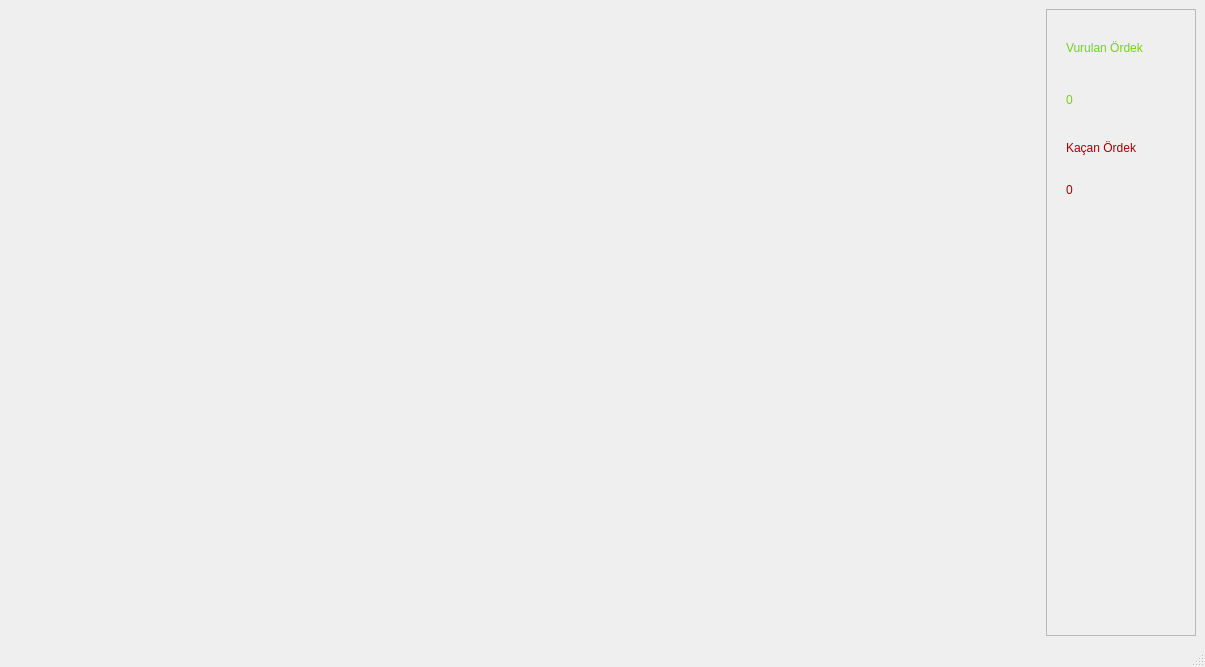
<?xml version="1.0" encoding="UTF-8"?>
<ui version="4.0">
 <class>MainWindow</class>
 <widget class="QMainWindow" name="MainWindow">
  <property name="geometry">
   <rect>
    <x>0</x>
    <y>0</y>
    <width>1205</width>
    <height>667</height>
   </rect>
  </property>
  <property name="windowTitle">
   <string>MainWindow</string>
  </property>
  <widget class="QWidget" name="centralwidget">
   <layout class="QHBoxLayout" name="horizontalLayout">
    <item>
     <widget class="QLabel" name="label">
      <property name="text">
       <string/>
      </property>
      <property name="pixmap">
       <pixmap resource="Images/resimler.qrc">:/res/arkaPlan.png</pixmap>
      </property>
      <property name="scaledContents">
       <bool>true</bool>
      </property>
     </widget>
    </item>
    <item>
     <widget class="QFrame" name="frame">
      <property name="minimumSize">
       <size>
        <width>150</width>
        <height>0</height>
       </size>
      </property>
      <property name="maximumSize">
       <size>
        <width>150</width>
        <height>16777215</height>
       </size>
      </property>
      <property name="frameShape">
       <enum>QFrame::StyledPanel</enum>
      </property>
      <property name="frameShadow">
       <enum>QFrame::Raised</enum>
      </property>
      <widget class="QLabel" name="label_2">
       <property name="geometry">
        <rect>
         <x>20</x>
         <y>30</y>
         <width>111</width>
         <height>17</height>
        </rect>
       </property>
       <property name="styleSheet">
        <string notr="true">color: rgb(115, 210, 22);
font: 75 14pt &quot;Ubuntu Condensed&quot;;</string>
       </property>
       <property name="text">
        <string>Vurulan Ördek</string>
       </property>
      </widget>
      <widget class="QLabel" name="label_3">
       <property name="geometry">
        <rect>
         <x>20</x>
         <y>80</y>
         <width>91</width>
         <height>21</height>
        </rect>
       </property>
       <property name="styleSheet">
        <string notr="true">color: rgb(115, 210, 22);
font: 75 18pt &quot;Ubuntu Condensed&quot;;</string>
       </property>
       <property name="text">
        <string>0</string>
       </property>
      </widget>
      <widget class="QLabel" name="label_4">
       <property name="geometry">
        <rect>
         <x>20</x>
         <y>130</y>
         <width>111</width>
         <height>17</height>
        </rect>
       </property>
       <property name="styleSheet">
        <string notr="true">color: rgb(164, 0, 0);
font: 75 14pt &quot;Ubuntu Condensed&quot;;</string>
       </property>
       <property name="text">
        <string>Kaçan Ördek</string>
       </property>
      </widget>
      <widget class="QLabel" name="label_5">
       <property name="geometry">
        <rect>
         <x>20</x>
         <y>170</y>
         <width>111</width>
         <height>21</height>
        </rect>
       </property>
       <property name="styleSheet">
        <string notr="true">color: rgb(164, 0, 0);
font: 75 18pt &quot;Ubuntu Condensed&quot;;</string>
       </property>
       <property name="text">
        <string>0</string>
       </property>
      </widget>
     </widget>
    </item>
   </layout>
  </widget>
  <widget class="QMenuBar" name="menubar">
   <property name="geometry">
    <rect>
     <x>0</x>
     <y>0</y>
     <width>1205</width>
     <height>22</height>
    </rect>
   </property>
  </widget>
  <widget class="QStatusBar" name="statusbar"/>
 </widget>
 <resources>
  <include location="Images/resimler.qrc"/>
 </resources>
 <connections/>
</ui>
